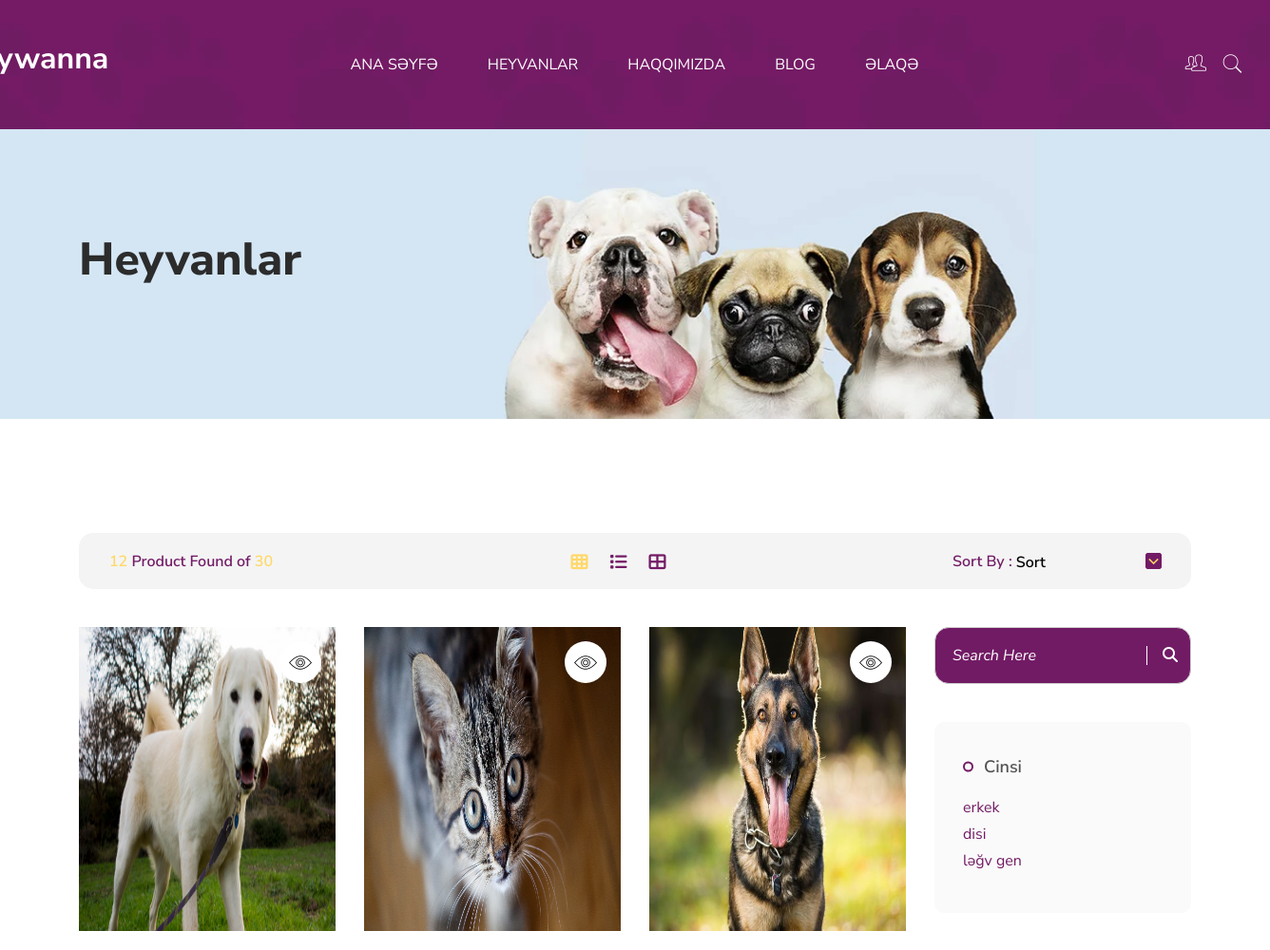
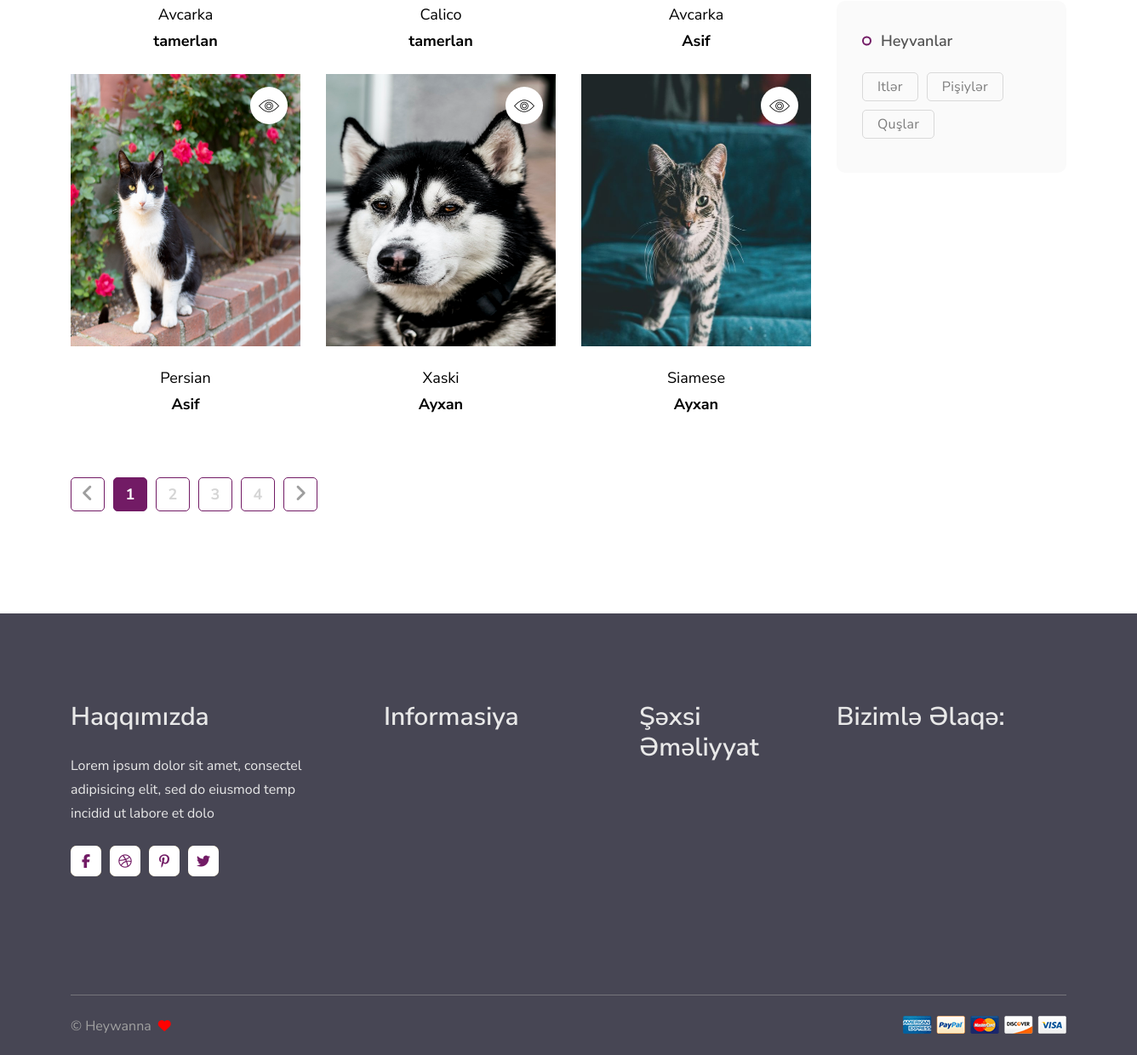
Page /all/ on the committed database (2 pictures, top to bottom).
### product/models.py (models this page shows, shortened)
class Product(models.Model):
    author = models.ForeignKey('auth.User', on_delete=models.CASCADE)
    image = models.FileField(blank=True, null=True, verbose_name='Şəkil əlavə etmək:')
    product_name = models.CharField(max_length=150)
    product_content=models.CharField(max_length=150)
    animal_type = models.CharField(max_length=50,null=True)
    animal_gender = models.CharField(max_length=100,null=True)
    animal_category=models.CharField(max_length=150,null=True)
    date_added = models.DateTimeField(default=now)

### product/views.py (the view)
# urls.py: path('all/',views.all)
def all(request):
    mehsul=Product.objects.all()
    ordering = request.GET.get('ordering')
    if ordering:
        mehsul = mehsul.order_by(ordering)
    paginator=Paginator(mehsul,6)
    page_number=request.GET.get('page')
    page_obj=paginator.get_page(page_number)
    return render(request,'all.html',context={'mehsullar':page_obj,'ordering':ordering})

### templates/all.html (shortened to what this page needs)
{% load static %}
<!DOCTYPE html>
<html lang="zxx">
<head>
    {% include "head.html" %}
</head>
<body>
<div class="wrapper">
  {% include "nav.html" %}
  <main class="main-content mt-[130px]">
    <div class="page-header-area" data-bg-img="{% static 'assets/img/photos/bg1.webp' %}">
      <div class="container pt--0 pb--0">
        <div class="row">
          <div class="col-12">
            <div class="page-header-content">
              <h2 class="title">Heyvanlar</h2>
            </div>
          </div>
        </div>
      </div>
    </div>
    <section class="product-area">
      <div class="container">
        <div class="row">
          <div class="col-12">
            <div class="shop-top-bar">
              <div class="shop-top-left">
                <p class="pagination-line"><a href="shop.html">12</a> Product Found of <a href="shop.html">30</a></p>
              </div>
              <div class="shop-top-center">
                <nav class="product-nav">
                  <div class="nav nav-tabs justify-content-center" id="nav-tab" role="tablist">
                    <button class="nav-link active" id="nav-grid-tab" data-bs-toggle="tab" data-bs-target="#nav-grid" type="button" role="tab" aria-controls="nav-grid" aria-selected="true"><i class="fa fa-th"></i></button>
                    <button class="nav-link" id="nav-list-tab" data-bs-toggle="tab" data-bs-target="#nav-list" type="button" role="tab" aria-controls="nav-list" aria-selected="false"><i class="fa fa-list"></i></button>
                    <button class="nav-link" id="nav-grid2-tab" data-bs-toggle="tab" data-bs-target="#nav-grid2" type="button" role="tab" aria-controls="nav-grid2" aria-selected="false"><i class="fa fa-th-large"></i></button>
                  </div>
                </nav>
              </div>
              <div class="shop-top-right">
                <div class="shop-sort">
                  <span>Sort By :</span>
                  <select class="form-select" name="sort" id="sort-list" onchange="location = finalurl();" aria-label="Sort select example">
                    <option value="" id="placeholder" disabled selected hidden>Sort</option>
                  </select>
                </div>
              </div>
            </div>
          </div>
        </div>
        <div class="row justify-content-between">
          <div class="col-xl-9">
            <div class="row">
              <div class="col-12">
                <div class="tab-content" id="nav-tabContent">
                  <div class="tab-pane fade show active" id="nav-grid" role="tabpanel" aria-labelledby="nav-grid-tab">
                    <div class="row">
                      {% for mehsul in mehsullar %}
                        {% if mehsul.image %}
                          <div class="col-sm-6 col-xl-4">
                            <div class="product-item">
                              <div class="product-thumb">
                                <a href="single-product.html">
                                  <a href="/heyvan/{{ mehsul.id }}"><img src="{{ mehsul.image.url }}" class="w-[270px] h-[320px]" alt="Image-HasTech"></a>
                                  </a>
                              </div>
                              <div class="product-info">
                                <h4 class="title">{{ mehsul.animal_category }}</h4>
                                <div class="prices">
                                  <span class="price">{{mehsul.author}}</span>
                                </div>
                              </div>
                              <div class="product-action">
                                <button type="button" class="btn-product-quick-view" data-bs-toggle="modal" data-bs-target="#action-QuickViewModal">
                                  <i class="pe-7s-look"></i>
                                </button>
                              </div>
                            </div>
                          </div>
                        {% endif %}
                      {% endfor %}
                      <div class="col-12">
                        <div class="pagination-items pagination-items-style1">
                          <ul class="pagination mb--0">
                            <li><a href="shop.html" class="icon"><i class="fa fa-angle-left"></i></a></li>
                            {% for i in mehsullar.paginator.page_range%}
                              {% if mehsullar.number == i %}
                                {% if ordering == None%}
                                  <li><a class="active" href="?page={{i}}">{{i}}</a></li>
                                {%else%}
                                  <li><a class="active" href="?page={{i}}&ordering={{ordering}}">{{i}}</a></li>
                                {%endif%}
                              {% else %}
                                {% if ordering == None%}
                                  <li><a href="?page={{i}}">{{i}}</a></li>
                                {%else%}
                                  <li><a href="?page={{i}}&ordering={{ordering}}">{{i}}</a></li>
                                {%endif%}
                              {%endif%}
                            {%endfor%}
                            <li><a href="shop.html" class="icon"><i class="fa fa-angle-right"></i></a></li>
                          </ul>
                        </div>
                      </div>
                    </div>
                  </div>
                </div>
              </div>
            </div>
          </div>
          <div class="col-xl-3">
            <div class="shop-sidebar">
              <div class="shop-sidebar-search">
                <div class="sidebar-search-form">
                  <form action="#">
                    <input type="search" placeholder="Search Here">
                    <button type="submit"><i class="fa fa-search"></i></button>
                  </form>
                </div>
              </div>
              <div class="shop-widget shop-sidebar-category">
                <h4 class="sidebar-title">Cinsi</h4>
                <div class="sidebar-category">
                  <ul class="gender-list mb--0">
                    <li><a class="cursor-pointer">erkek</a></li>
                    <li><a class="cursor-pointer">disi</a></li>
                    <li><a class="cursor-pointer">ləğv gen</a></li>
                  </ul>
                </div>
              </div>
              <div class="shop-widget shop-sidebar-tags">
                <h4 class="sidebar-title">Heyvanlar</h4>
                <div class="sidebar-tags">
                  <ul class="tags-list mb--0">
                    <li><a href="/animals/it">Itlər</a></li>
                    <li><a href="/animals/pisiy">Pişiylər</a></li>
                    <li><a href="/animals/qus">Quşlar</a></li>
                  </ul>
                </div>
              </div>
            </div>
          </div>
        </div>
      </div>
    </section>
  </main>
</div>
{% include "footer.html" %}
</body>
</html>

### templates/head.html (shortened to what this page needs)
{% load static %}
    <script src="https://cdn.tailwindcss.com"></script>
    <link href="{% static 'assets/css/bootstrap.min.css' %}" rel="stylesheet" />
    <link href="{% static 'assets/css/font-awesome.min.css' %}" rel="stylesheet" />
    <link href="{% static 'assets/css/pe-icon-7-stroke.css' %}" rel="stylesheet" />
    <link href="{% static 'assets/css/swiper.min.css' %}" rel="stylesheet" />
    <link href="{% static 'assets/css/fancybox.min.css' %}" rel="stylesheet" />
    <link href="{% static 'assets/css/ion.rangeSlider.min.css' %}" rel="stylesheet" />
    <link href="{% static 'assets/css/style.css' %}" rel="stylesheet" />

### templates/nav.html (shortened to what this page needs)
<!DOCTYPE html>
{% load static %}
<html lang="en">
  <head>
    <script src="https://cdn.tailwindcss.com"></script>
    <link href="{% static 'assets/css/bootstrap.min.css' %}" rel="stylesheet" />
    <link href="{% static 'assets/css/bootstrap.min.css' %}" rel="stylesheet" />
    <link href="{% static 'assets/css/pe-icon-7-stroke.css' %}" rel="stylesheet" />
    <link href="{% static 'assets/css/swiper.min.css' %}" rel="stylesheet" />
    <link href="{% static 'assets/css/fancybox.min.css' %}" rel="stylesheet" />
    <link href="{% static 'assets/css/ion.rangeSlider.min.css' %}" rel="stylesheet" />
    <link href="{% static 'assets/css/style.css' %}" rel="stylesheet" />
</head>
<body>
  <header class="header-area transparent" data-bg-img="{% static 'assets/img/photos/header-bg.webp' %}">
    <div class="container">
      <div class="row no-gutter align-items-center position-relative">
        <div class="col-12">
          <div class="header-align">
            <div class="header-align-start ml-[-60px] mb-[16px]">
              <div class="header-logo-area">
                <a href="/">
                  <div><h2 class="text-white mt-[15px]">Heywanna</h2></div>
                </a>
              </div>
            </div>
            <div class="header-align-center">
              <div class="header-navigation-area position-relative">
                <ul class="main-menu nav">
                  <li class="has-submenu"><a href="/"><span>Ana səyfə</span></a>
                  </li>
                  <li class="has-submenu"><a href=""><span>Heyvanlar</span></a>
                  </li>
                  <li><a href="/about"><span>Haqqımızda</span></a></li>
                  <li class="has-submenu"><a href="/blog"><span>Blog</span></a></li>
                  <li><a href="/contact"><span>Əlaqə</span></a></li>
                </ul>
              </div>
            </div>
            <div class="header-align-end">
              <div class="header-action-area">
                <div class="header-align-center">
                  <div class="header-navigation-area position-relative mr-[15px]">
                    <ul class="main-menu nav">
                      <li class="has-submenu"><a href="#/"><p class="text-[25px]"><i class="pe-7s-users icon"></i></p></a>
                      </li>
                    </ul>
                  </div>
                </div>
                <div class="shopping-search ">
                  <button class="shopping-search-btn" type="button" data-bs-toggle="offcanvas" data-bs-target="#AsideOffcanvasSearch" aria-controls="AsideOffcanvasSearch"><i class="pe-7s-search icon"></i></button>
                </div>
              </div>
            </div>
          </div>
        </div>
      </div>
    </div>
  </header>
</body>
</html>

### templates/footer.html (shortened to what this page needs)
{% load static %}
  <footer class="footer-area">
    <div class="footer-main">
      <div class="container pt--0 pb--0">
        <div class="row">
          <div class="col-md-6 col-lg-3">
            <div class="widget-item widget-about">
              <h4 class="widget-title">Haqqımızda</h4>
              <p class="desc">Lorem ipsum dolor sit amet, consectel adipisicing elit, sed do eiusmod temp incidid ut labore et dolo</p>
              <div class="social-icons">
                <a href="https://www.facebook.com/" target="_blank" rel="noopener"><i class="fa fa-facebook"></i></a>
                <a href="https://dribbble.com/" target="_blank" rel="noopener"><i class="fa fa-dribbble"></i></a>
                <a href="https://www.pinterest.com/" target="_blank" rel="noopener"><i class="fa fa-pinterest-p"></i></a>
                <a href="https://twitter.com/" target="_blank" rel="noopener"><i class="fa fa-twitter"></i></a>
              </div>
            </div>
          </div>
          <div class="col-md-6 col-lg-3">
            <div class="widget-item nav-menu-item1">
              <h4 class="widget-title">Informasiya</h4>
            </div>
          </div>
          <div class="col-md-6 col-lg-3">
            <div class="widget-item nav-menu-item2">
              <h4 class="widget-title">Şəxsi əməliyyat</h4>
            </div>
          </div>
          <div class="col-md-6 col-lg-3">
            <div class="widget-item">
              <h4 class="widget-title">Bizimlə əlaqə:</h4>
            </div>
          </div>
        </div>
      </div>
    </div>
    <div class="footer-bottom">
      <div class="container pt--0 pb--0">
        <div class="row">
          <div class="col-12">
            <div class="footer-bottom-content">
              <p class="copyright">© Heywanna <i class="fa fa-heart"></i></p>
              <div class="payment">
                <a href="account.html"><img src="{% static 'assets/img/photos/payment.webp' %}" width="192" height="21" alt="Payment Logo"></a>
              </div>
            </div>
          </div>
        </div>
      </div>
    </div>
  </footer>

### rows in the picture
Product: image (picture), animal_category "Avcarka", author "tamerlan"
Product: image (picture), animal_category "Calico", author "tamerlan"
Product: image (picture), animal_category "Avcarka", author "Asif"
Product: image (picture), animal_category "Persian", author "Asif"
Product: image (picture), animal_category "Xaski", author "Ayxan"
Product: image (picture), animal_category "Siamese", author "Ayxan"

### other values in the picture
{{ i }} "1"
{{ i }} "2" "3" "4"
